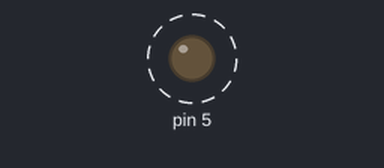
A sketch run on a simulated Arduino Uno, built with avr-gcc and run on an emulated ATmega328P. Parts: output pins drawn as LEDs (lit = HIGH). Dashed ring = blinking.

Above: at 0.02 s.
Timing chart, 0 to 3.0 s (numbered marks = the images above):
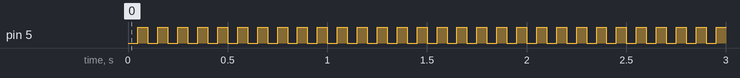

The sketch:

Blink.ino
```cpp
void setup() {
  pinMode(5, OUTPUT);
}

void loop() {
  digitalWrite(5, LOW);


  delay(50);
  digitalWrite(5, HIGH);
  delay(50);
}
```

Measured:
- by itself, pin 5: alternates HIGH for 0.05 s and LOW for 0.05 s
